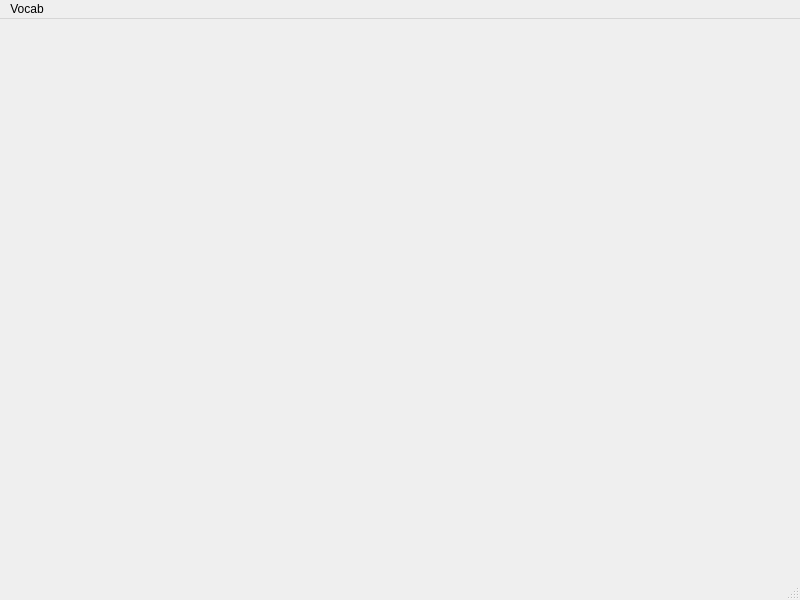
<?xml version="1.0" encoding="UTF-8"?>
<ui version="4.0">
 <class>MainWindow</class>
 <widget class="QMainWindow" name="MainWindow">
  <property name="geometry">
   <rect>
    <x>0</x>
    <y>0</y>
    <width>800</width>
    <height>600</height>
   </rect>
  </property>
  <property name="windowTitle">
   <string>MainWindow</string>
  </property>
  <widget class="QWidget" name="centralwidget">
   <layout class="QVBoxLayout" name="verticalLayout">
    <item>
     <widget class="WidgetMainWindow" name="widget" native="true"/>
    </item>
   </layout>
  </widget>
  <widget class="QMenuBar" name="menubar">
   <property name="geometry">
    <rect>
     <x>0</x>
     <y>0</y>
     <width>800</width>
     <height>22</height>
    </rect>
   </property>
   <widget class="QMenu" name="menuVocab">
    <property name="enabled">
     <bool>true</bool>
    </property>
    <property name="title">
     <string>Vocab</string>
    </property>
    <widget class="QMenu" name="menuQuiz">
     <property name="enabled">
      <bool>true</bool>
     </property>
     <property name="title">
      <string>Quiz</string>
     </property>
     <addaction name="actionRandomNWord"/>
    </widget>
    <addaction name="actionDisplayList"/>
    <addaction name="actionModifyList"/>
    <addaction name="actionDeleteList"/>
    <addaction name="menuQuiz"/>
   </widget>
   <addaction name="menuVocab"/>
  </widget>
  <widget class="QStatusBar" name="statusbar"/>
  <action name="actionRandomNWord">
   <property name="text">
    <string>quiz aléatoire avec un nombre de mots donnée</string>
   </property>
  </action>
  <action name="actionDisplayList">
   <property name="text">
    <string>Afficher une liste</string>
   </property>
  </action>
  <action name="actionModifyList">
   <property name="text">
    <string>Modifier une liste</string>
   </property>
  </action>
  <action name="actionDeleteList">
   <property name="text">
    <string>Supprimer une liste</string>
   </property>
  </action>
 </widget>
 <customwidgets>
  <customwidget>
   <class>WidgetMainWindow</class>
   <extends>QWidget</extends>
   <header>widgetmainwindow.h</header>
   <container>1</container>
  </customwidget>
 </customwidgets>
 <resources/>
 <connections/>
</ui>
